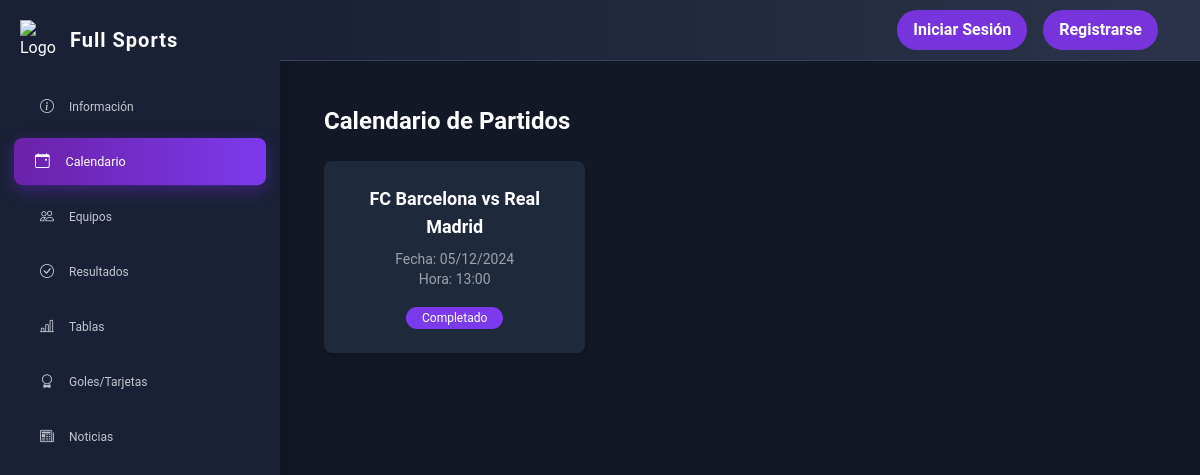
Page /vista_paginas/calendar.php?tournament_id=1&version_id=2 (signed in) on the committed database.
### tables this page shows
CREATE TABLE `fixtures` (
  `id` int(11) NOT NULL,
  `tournament_version_id` int(11) DEFAULT NULL,
  `round` varchar(20) DEFAULT 'Regular',
  `home_team_id` int(11) DEFAULT NULL,
  `away_team_id` int(11) DEFAULT NULL,
  `match_date` date DEFAULT NULL,
  `match_time` time DEFAULT NULL,
  `venue` varchar(255) DEFAULT NULL,
  `status` enum('Programado','En curso','Completado','Aplazado','Cancelado') DEFAULT 'Programado',
  `home_team_score` int(11) DEFAULT NULL,
  `away_team_score` int(11) DEFAULT NULL
);

CREATE TABLE `teams` (
  `id` int(11) NOT NULL,
  `name` varchar(255) NOT NULL,
  `country` varchar(255) NOT NULL,
  `color` varchar(7) NOT NULL,
  `user_id` int(11) NOT NULL,
  `tournament_id` int(11) DEFAULT NULL,
  `nickname` varchar(255) DEFAULT NULL,
  `city` varchar(255) DEFAULT NULL,
  `origin` varchar(255) DEFAULT NULL,
  `coach` varchar(255) DEFAULT NULL,
  `social_media` varchar(255) DEFAULT NULL,
  `image` varchar(255) DEFAULT NULL,
  `logo` varchar(255) NOT NULL,
  `tournament_version_id` int(11) DEFAULT NULL,
  `category_id` int(11) DEFAULT NULL,
  `points` int(11) DEFAULT 0
);

### vista_paginas/calendar.php (the view, shortened to what this page needs)
<?php
require_once "../config/connection.php";
$tournament_id = $_GET['tournament_id'] ?? null;
$version_id = $_GET['version_id'] ?? null;
$stmt = $con->prepare("SELECT f.*, ht.name as home_team, at.name as away_team
                       FROM fixtures f
                       JOIN teams ht ON f.home_team_id = ht.id
                       JOIN teams at ON f.away_team_id = at.id
                       WHERE f.tournament_version_id = ?
                       ORDER BY f.match_date, f.match_time");
$stmt->bind_param("i", $version_id);
$stmt->execute();
$result = $stmt->get_result();
$fixtures = $result->fetch_all(MYSQLI_ASSOC);
?>
<!DOCTYPE html>
<html lang="es">
<head>
    <script src="https://cdn.tailwindcss.com"></script>
    <link href="https://cdn.jsdelivr.net/npm/remixicon@3.5.0/fonts/remixicon.css" rel="stylesheet">
    <link rel="stylesheet" href="https://cdn.jsdelivr.net/npm/sweetalert2@11/dist/sweetalert2.min.css">
    <link href="https://cdnjs.cloudflare.com/ajax/libs/font-awesome/6.0.0-beta3/css/all.min.css" rel="stylesheet">
    <link href="https://cdn.jsdelivr.net/npm/bootstrap@5.3.0/dist/css/bootstrap.min.css" rel="stylesheet">
    <link href="https://cdn.jsdelivr.net/npm/bootstrap-icons/font/bootstrap-icons.css" rel="stylesheet">
    <link href="../public/css/style.css" rel="stylesheet">
</head>
<body>
    <div class="sidebar" id="sidebar">
        <div class="brand">
            <img src="../public/img/logo.png" alt="Logo" class="brand-logo">
            <h4>Full Sports</h4>
        </div>
        <br>
        <a href="../vista_paginas/tournament_overview_pagina.php?tournament_id=<?php echo htmlspecialchars($tournament['id']); ?>&version_id=<?php echo htmlspecialchars($tournament['version_id']); ?>" style="font-size: 12px;">
            <i class="bi bi-info-circle" style="font-size: 14px;"></i><span>Información</span>
        </a>
        <a href="../vista_paginas/calendar.php?tournament_id=<?php echo $tournament_id; ?>&version_id=<?php echo $version_id; ?>"
            style="font-size: 12px; background: linear-gradient(90deg, #6b21a8, #7c3aed);
        color: white; box-shadow: 0 5px 15px rgba(109, 40, 217, 0.4); transform: scale(1.05);">
            <i class="bi bi-calendar-event" style="font-size: 14px;"></i><span>Calendario</span>
        </a>
        <a href="../vista_paginas/mis_equipos.php" style="font-size: 12px;">
            <i class="bi bi-people" style="font-size: 14px;"></i><span>Equipos</span>
        </a>
        <a href="" style="font-size: 12px;">
            <i class="bi bi-check-circle" style="font-size: 14px;"></i><span>Resultados</span>
        </a>
        <a href="" style="font-size: 12px;">
            <i class="bi bi-bar-chart-line" style="font-size: 14px;"></i><span>Tablas</span>
        </a>
        <a href="" style="font-size: 12px;">
            <i class="bi bi-award" style="font-size: 14px;"></i><span>Goles/Tarjetas</span>
        </a>
        <a href="#" style="font-size: 12px;">
            <i class="bi bi-newspaper" style="font-size: 14px;"></i><span>Noticias</span>
        </a>
    </div>
    <nav class="navbar navbar-expand-lg" id="navbar">
        <div class="container-fluid">
            <ul class="navbar-nav ms-auto">
                <div class="hidden lg:flex items-center space-x-4">
                    <a href="./auth/login.php" class="btn-secondary">Iniciar Sesión</a>
                    <a href="./auth/register.php" class="btn-primary">Registrarse</a>
                </div>
            </ul>
        </div>
    </nav>
    <div class="content" id="content">
        <div class="p-6">
            <h1 class="text-2xl font-bold mb-6">Calendario de Partidos</h1>
            <div class="grid grid-cols-1 md:grid-cols-2 lg:grid-cols-3 gap-4">
                <?php foreach ($fixtures as $fixture): ?>
                    <div class="bg-[#1E293B] rounded-lg p-4 shadow-md">
                        <div class="text-lg font-semibold mb-2 text-center">
                            <?php echo htmlspecialchars($fixture['home_team']); ?> vs <?php echo htmlspecialchars($fixture['away_team']); ?>
                        </div>
                        <div class="text-sm text-gray-400 text-center">
                            Fecha: <?php echo date('d/m/Y', strtotime($fixture['match_date'])); ?>
                        </div>
                        <div class="text-sm text-gray-400 text-center">
                            Hora: <?php echo date('H:i', strtotime($fixture['match_time'])); ?>
                        </div>
                        <div class="mt-3 text-center">
                            <span class="px-3 py-1 bg-[#7C3AED] text-white text-xs rounded-full">
                                <?php echo htmlspecialchars($fixture['status']); ?>
                            </span>
                        </div>
                    </div>
                <?php endforeach; ?>
            </div>
        </div>
    </div>
</body>
</html>

### public/css/style.css (style rules this page uses)
body { font-family: 'Roboto', sans-serif; background-color: #121826; color: #fff; margin: 0; padding: 0; transition: background-color 0.3s ease; }
.sidebar { height: 100vh; width: 280px; position: fixed; top: 0; left: 0; background-color: #1a2136; color: white; padding: 20px; overflow-y: auto; transition: width 0.3s ease, background-color 0.3s ease; box-shadow: 4px 0 15px rgba(0, 0, 0, 0.1); }
.sidebar h4 { text-align: center; color: #fff; font-size: 1.3rem; margin-bottom: 25px; font-weight: bold; letter-spacing: 1px; opacity: 1; transition: opacity 0.3s ease; }
.sidebar a { text-decoration: none; color: #c2c7d0; padding: 12px 20px; display: flex; align-items: center; border-radius: 8px; font-size: 1rem; transition: all 0.3s ease; margin-bottom: 10px; }
.sidebar a i { font-size: 1.5rem; margin-right: 15px; transition: margin-right 0.3s ease, color 0.3s ease; }
.navbar { background: linear-gradient(90deg, #1a2136, #2b344a); border-bottom: 1px solid #3a4056; margin-left: 280px; padding: 10px 30px; transition: margin-left 0.3s ease; }
.navbar .container-fluid { padding-left: 0; }
.btn-primary { background-color: #6b21a8; border: none; border-radius: 50px; padding: 10px 30px; font-size: 1rem; transition: background-color 0.3s ease, transform 0.3s ease; }
.brand { display: flex; align-items: center; gap: 10px; }
.brand-logo { width: 40px; height: auto; display: block; }
.brand h4 { margin: 0; font-size: 1.25rem; line-height: 1; }

### vista_paginas/calendar.php (style rules this page uses)
body { font-family: 'Roboto', sans-serif; background-color: #121826; color: #fff; margin: 0; padding: 0; transition: background-color 0.3s ease; display: flex; flex-direction: column; min-height: 100vh; }
.content { margin-left: 280px; padding: 20px; transition: margin-left 0.3s ease; min-height: calc(100vh - 60px); display: flex; flex-direction: column; }
.content > div { max-width: 1200px; width: 100%; margin: 0 auto; flex-grow: 1; }
.btn-primary { background: linear-gradient(to right, #7834dc, #7834dc); color: white; padding: 0.5rem 1rem; border-radius: 9999px; font-weight: bold; transition: all 0.3s ease; }
.btn-secondary { background: linear-gradient(to right, #7834dc, #7834dc); color: white; padding: 0.5rem 1rem; border-radius: 9999px; font-weight: bold; transition: all 0.3s ease; }

### rows in the picture
fixtures: teams.name "FC Barcelona", teams.name "Real Madrid", match_date "05/12/2024", match_time "13:00", status "Completado"
